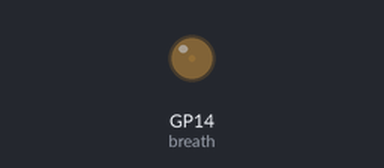
A program run on a simulated Raspberry Pi Pico running MicroPython. Parts: output pins drawn as LEDs (lit = HIGH).

Above: at 0.05 s.
At 4.25 s:
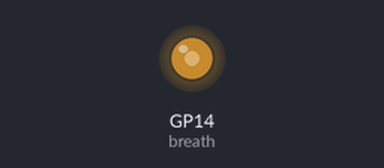
At 7.25 s:
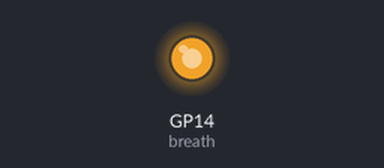
At 14.45 s:
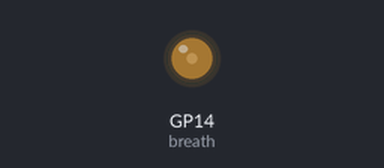
Timing chart, 0 to 21.4 s (numbered marks = the images above):
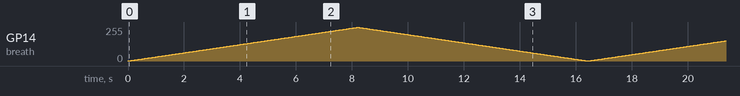

The program:

new_pwm.py
```python
from machine import Pin, PWM
from time import sleep


breath = PWM(Pin(14))


#pwm
duty_max = 65000  #65025 is the max  how long its on
breath.freq(500)  #soft pulsing


while True:

    #  getting brigher 0 to duty_max  in steps of 5
    for duty in range(0,duty_max,5):
        breath.duty_u16(duty)
        sleep(0.0006)

    #  getting dimmer duty_max to 0  in steps of 5
    for duty in range(duty_max,0, -5):
        breath.duty_u16(duty)
        sleep(0.0006)  # time - usually  0.0001
```
